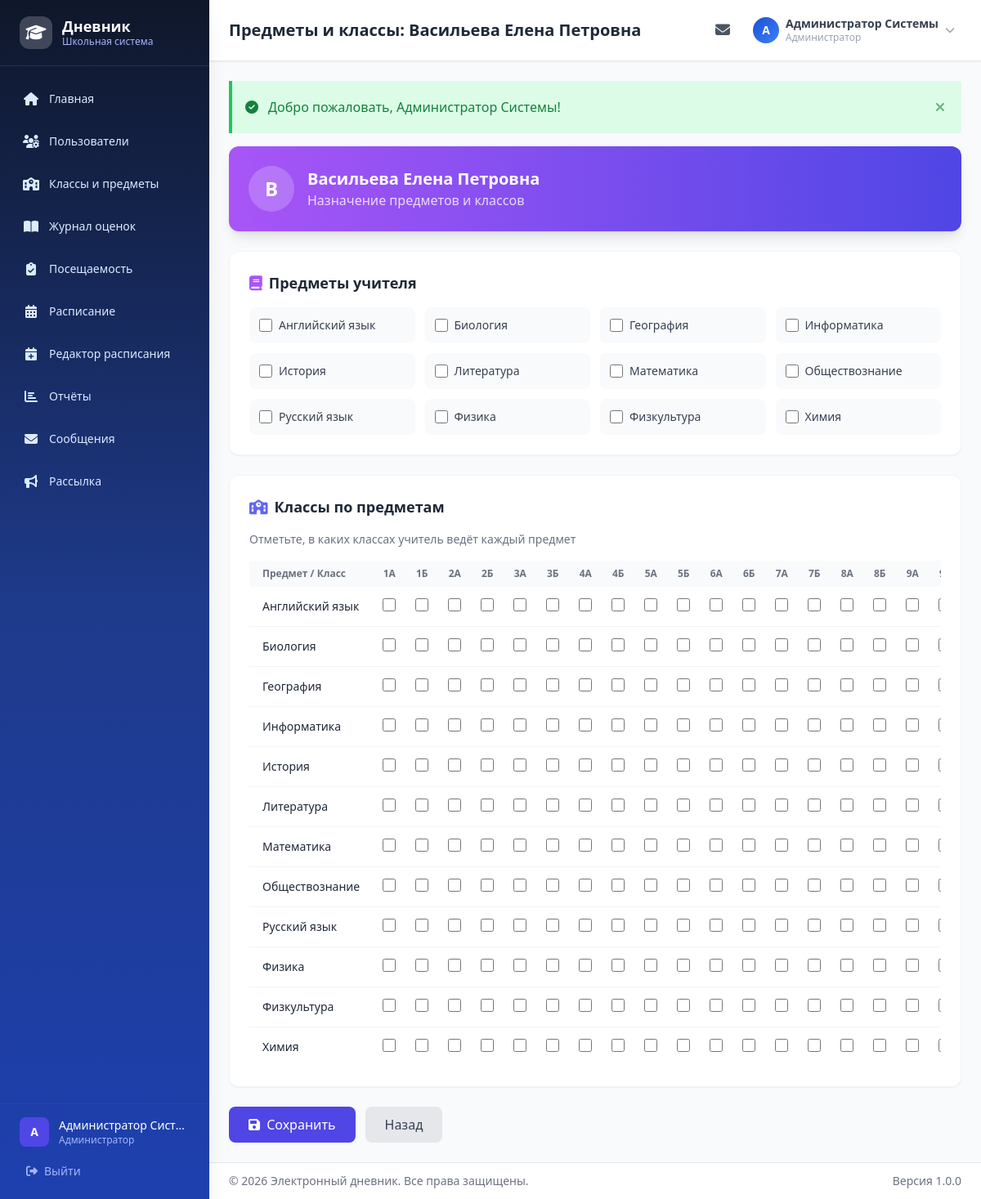
The app's page /users/teacher-subjects/39 (signed in), older data.
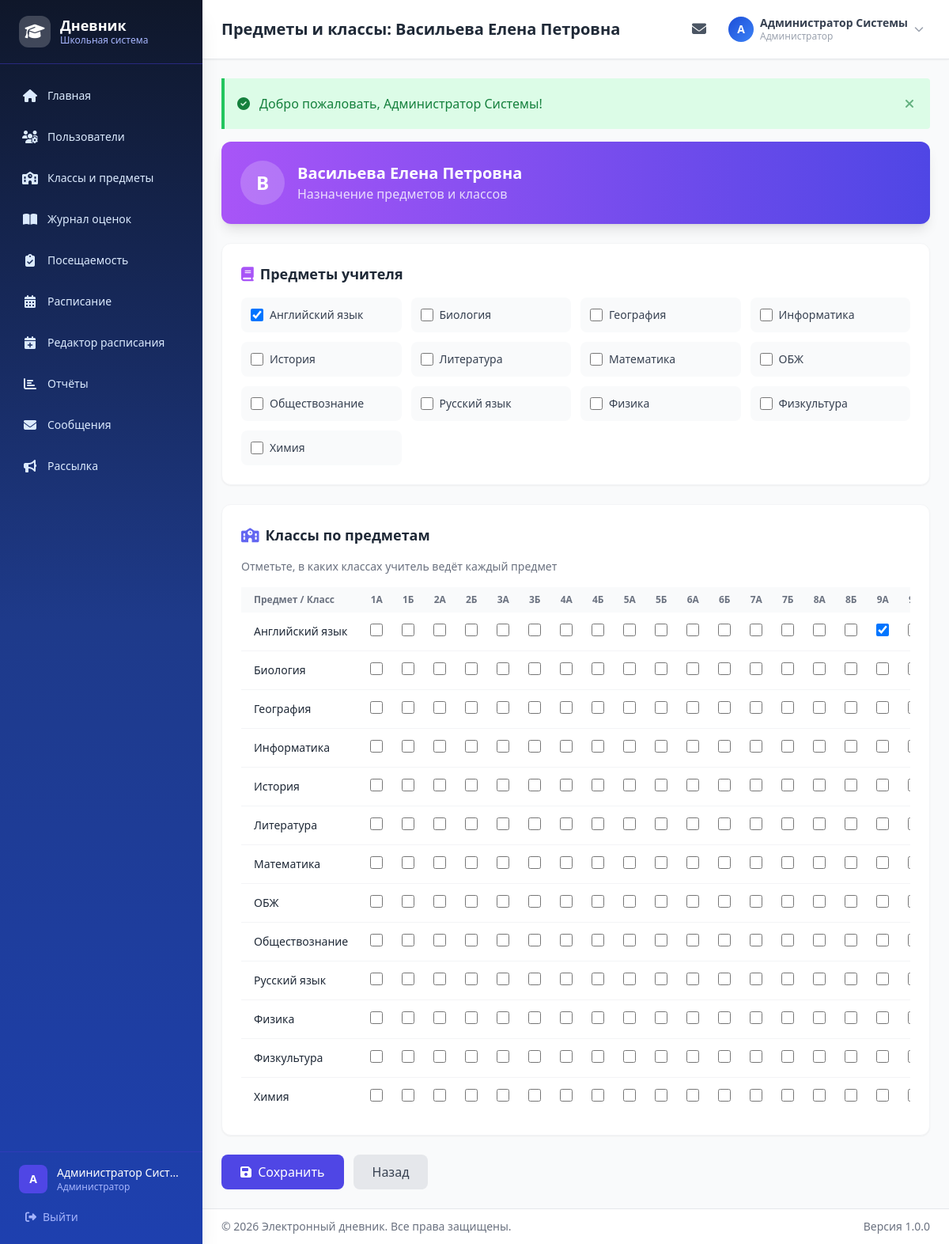
The same page, newer data.
### tables this page shows
CREATE TABLE `subjects` (
  `id` int NOT NULL,
  `name` varchar(100) NOT NULL
);

CREATE TABLE `classes` (
  `id` int NOT NULL,
  `name` varchar(10) NOT NULL,
  `year` int NOT NULL,
  `class_teacher_id` int DEFAULT NULL
);

### controllers/UserController.php (called while the page is built, shortened)
<?php
class UserController {
    private $teacherModel;
    private $classModel;
    private $subjectModel;
    public function __construct() {
        require_once __DIR__ . '/../models/Teacher.php';
        require_once __DIR__ . '/../models/ClassModel.php';
        require_once __DIR__ . '/../models/Subject.php';
        $this->teacherModel = new Teacher();
        $this->classModel = new ClassModel();
        $this->subjectModel = new Subject();
    }
    public function teacherSubjects($teacherId) {
        $teacher = $this->teacherModel->findById($teacherId);
        $subjects = $this->subjectModel->getAll();
        $classes = $this->classModel->getAll(currentAcademicYear());
        $teacherSubjects = $this->teacherModel->getSubjects($teacherId);
        $teacherClassSubjects = $this->teacherModel->getClassSubjects($teacherId);
        $teacherSubjectIds = array_column($teacherSubjects, 'id');
        $classSubjectMap = [];
        foreach ($teacherClassSubjects as $tcs) {
            $classSubjectMap[$tcs['subject_id'] . '_' . $tcs['class_id']] = true;
        }
        require __DIR__ . '/../views/layout/header.php';
        require __DIR__ . '/../views/users/teacher-subjects.php';
        require __DIR__ . '/../views/layout/footer.php';
    }
}

### config/database.php (called while the page is built, shortened)
<?php
function getDB() {
    static $pdo = null;
    if ($pdo === null) {
        $dsn = sprintf(
            'mysql:host=%s;port=%s;dbname=%s;charset=%s',
            DB_HOST, DB_PORT, DB_NAME, DB_CHARSET
        );
        $options = [
            PDO::ATTR_ERRMODE            => PDO::ERRMODE_EXCEPTION,
            PDO::ATTR_DEFAULT_FETCH_MODE => PDO::FETCH_ASSOC,
            PDO::ATTR_EMULATE_PREPARES   => false,
            PDO::MYSQL_ATTR_INIT_COMMAND => "SET NAMES " . DB_CHARSET,
        ];
        try {
            $pdo = new PDO($dsn, DB_USER, DB_PASS, $options);
        } catch (PDOException $e) {
            if (defined('APP_DEBUG') && APP_DEBUG) {
                die('Ошибка подключения к БД: ' . $e->getMessage());
            } else {
                die('Ошибка подключения к базе данных.');
            }
        }
    }
    return $pdo;
}

### models/Teacher.php (called while the page is built, shortened)
<?php
class Teacher {
    private $db;
    public function __construct() {
        $this->db = getDB();
    }
    public function findById($id) {
        $stmt = $this->db->prepare("
            SELECT t.*, u.full_name, u.email, u.login
            FROM teachers t
            JOIN users u ON t.user_id = u.id
            WHERE t.id = :id
        ");
        $stmt->execute([':id' => $id]);
        return $stmt->fetch();
    }
    public function getSubjects($teacherId) {
        $stmt = $this->db->prepare("
            SELECT s.* FROM subjects s
            JOIN teacher_subjects ts ON s.id = ts.subject_id
            WHERE ts.teacher_id = :teacher_id
            ORDER BY s.name
        ");
        $stmt->execute([':teacher_id' => $teacherId]);
        return $stmt->fetchAll();
    }
}

### models/Subject.php (called while the page is built, shortened)
<?php
class Subject {
    private $db;
    public function __construct() {
        $this->db = getDB();
    }
    public function getAll() {
        $stmt = $this->db->query("SELECT * FROM subjects ORDER BY name");
        return $stmt->fetchAll();
    }
}

### models/ClassModel.php (called while the page is built, shortened)
<?php
class ClassModel {
    private $db;
    public function __construct() {
        $this->db = getDB();
    }
    public function getAll($year = null) {
        $sql = "
            SELECT c.*, u.full_name as teacher_name,
                   (SELECT COUNT(*) FROM students s
                    JOIN users us ON s.user_id = us.id
                    WHERE s.class_id = c.id AND us.is_active = 1) as student_count
            FROM classes c
            LEFT JOIN teachers t ON c.class_teacher_id = t.id
            LEFT JOIN users u ON t.user_id = u.id
        ";
        $params = [];
        if ($year) {
            $sql .= " WHERE c.year = :year";
            $params[':year'] = $year;
        }
        $sql .= " ORDER BY CAST(REGEXP_SUBSTR(c.name, '^[0-9]+') AS UNSIGNED) ASC, c.name ASC";
        $stmt = $this->db->prepare($sql);
        $stmt->execute($params);
        return $stmt->fetchAll();
    }
}

### views/users/teacher-subjects.php (the view, shortened to what the changed rows need)
<div class="max-w-4xl mx-auto space-y-6">
    <div class="bg-gradient-to-r from-purple-500 to-indigo-600 rounded-xl p-6 text-white shadow-lg">
        <div class="flex items-center gap-4">
            <div>
                <h2 class="text-xl font-bold"><?= e($teacher['full_name']) ?></h2>
            </div>
        </div>
    </div>
    <form method="POST" action="<?= url('users/save-teacher-subjects/' . $teacherId) ?>" class="space-y-6">
        <div class="bg-white rounded-xl shadow-sm border border-gray-100 p-6">
            <div class="grid grid-cols-2 md:grid-cols-3 lg:grid-cols-4 gap-3">
                <?php foreach ($subjects as $subj): ?>
                <label class="flex items-center gap-2 p-3 bg-gray-50 rounded-lg cursor-pointer hover:bg-gray-100 transition">
                    <input type="checkbox" name="subjects[]" value="<?= $subj['id'] ?>"
                           <?= in_array($subj['id'], $teacherSubjectIds) ? 'checked' : '' ?>
                           class="w-4 h-4 text-indigo-600 border-gray-300 rounded focus:ring-indigo-500">
                    <span class="text-sm font-medium text-gray-700"><?= e($subj['name']) ?></span>
                </label>
                <?php endforeach; ?>
            </div>
        </div>
        <div class="bg-white rounded-xl shadow-sm border border-gray-100 p-6">
            <div class="overflow-x-auto">
                <table class="w-full">
                    <thead class="bg-gray-50">
                        <tr>
                            <th class="px-4 py-2 text-left text-xs font-semibold text-gray-500">Предмет / Класс</th>
                            <?php foreach ($classes as $cls): ?>
                            <th class="px-3 py-2 text-center text-xs font-semibold text-gray-500"><?= e($cls['name']) ?></th>
                            <?php endforeach; ?>
                        </tr>
                    </thead>
                    <tbody class="divide-y divide-gray-100">
                        <?php foreach ($subjects as $subj): ?>
                        <tr class="hover:bg-gray-50">
                            <td class="px-4 py-3 font-medium text-sm text-gray-800"><?= e($subj['name']) ?></td>
                            <?php foreach ($classes as $cls):
                                $key = $subj['id'] . '_' . $cls['id'];
                                $checked = isset($classSubjectMap[$key]);
                            ?>
                            <td class="px-3 py-3 text-center">
                                <input type="checkbox" name="cs_<?= $subj['id'] ?>_<?= $cls['id'] ?>" value="1"
                                       <?= $checked ? 'checked' : '' ?>
                                       class="w-4 h-4 text-indigo-600 border-gray-300 rounded focus:ring-indigo-500 cursor-pointer">
                            </td>
                            <?php endforeach; ?>
                        </tr>
                        <?php endforeach; ?>
                    </tbody>
                </table>
            </div>
        </div>
    </form>
</div>

### views/layout/sidebar.php (shortened to what the changed rows need)
<?php
$role = currentRole();
$currentRoute = isset($_GET['route']) ? trim($_GET['route'], '/') : 'dashboard';
function isActive($route) {
    global $currentRoute;
    $current = trim($currentRoute, '/');
    $target  = trim($route, '/');
    if (strpos($target, '/') !== false) {
        return $current === $target;
    }
    $parts = explode('/', $current);
    return ($parts[0] ?? '') === $target;
}
function activeClass($route) {
    return isActive($route)
        ? 'bg-white/10 text-white shadow-md'
        : 'text-blue-100 hover:bg-white/10 hover:text-white';
}
$menuItems = [];
$menuItems[] = ['url' => 'dashboard', 'icon' => 'fa-home', 'label' => 'Главная'];
switch ($role) {
    case 'admin':
        $menuItems[] = ['url' => 'users', 'icon' => 'fa-users-cog', 'label' => 'Пользователи'];
        $menuItems[] = ['url' => 'users/classes', 'icon' => 'fa-school', 'label' => 'Классы и предметы'];
        $menuItems[] = ['url' => 'grades/journal', 'icon' => 'fa-book-open', 'label' => 'Журнал оценок'];
        $menuItems[] = ['url' => 'attendance/mark', 'icon' => 'fa-clipboard-check', 'label' => 'Посещаемость'];
        $menuItems[] = ['url' => 'schedule/view', 'icon' => 'fa-calendar-alt', 'label' => 'Расписание'];
        $menuItems[] = ['url' => 'schedule/edit', 'icon' => 'fa-calendar-plus', 'label' => 'Редактор расписания'];
        $menuItems[] = ['url' => 'reports', 'icon' => 'fa-chart-bar', 'label' => 'Отчёты'];
        $menuItems[] = ['url' => 'messages/inbox', 'icon' => 'fa-envelope', 'label' => 'Сообщения'];
        $menuItems[] = ['url' => 'messages/broadcast', 'icon' => 'fa-bullhorn', 'label' => 'Рассылка'];
        break;
}
?>
<aside id="sidebar" class="fixed inset-y-0 left-0 w-64 bg-gradient-to-b from-slate-900 via-blue-900 to-blue-800 transform -translate-x-full lg:translate-x-0 transition-transform duration-300 ease-in-out z-50 flex flex-col shadow-xl">
    <div class="flex items-center gap-3 px-6 py-5 border-b border-indigo-700/50">
        <div>
            <h2 class="text-white font-bold text-lg leading-tight">Дневник</h2>
        </div>
    </div>
    <nav class="flex-1 px-3 py-4 overflow-y-auto">
        <ul class="space-y-1">
            <?php foreach ($menuItems as $item): ?>
            <li>
                <a href="<?= url($item['url']) ?>"
                   class="flex items-center gap-3 px-4 py-3 rounded-xl text-sm font-medium transition-all duration-200 <?= activeClass($item['url']) ?>">
                    <i class="fas <?= $item['icon'] ?> w-5 text-center text-base"></i>
                    <span><?= e($item['label']) ?></span>
                </a>
            </li>
            <?php endforeach; ?>
        </ul>
    </nav>
</aside>

### includes/helpers.php (shortened to what the changed rows need)
<?php
function url($route = '') {
    $base = rtrim(BASE_URL, '/');
    return $base . '/' . ltrim($route, '/');
}
function e($string) {
    return htmlspecialchars($string ?? '', ENT_QUOTES, 'UTF-8');
}
function getFlash($type) {
    $message = $_SESSION['flash'][$type] ?? null;
    return $message;
}
function renderFlashMessages() {
    $types = [
        'success' => ['bg-green-100 border-green-500 text-green-700', 'fa-check-circle'],
        'error'   => ['bg-red-100 border-red-500 text-red-700', 'fa-exclamation-circle'],
        'warning' => ['bg-yellow-100 border-yellow-500 text-yellow-700', 'fa-exclamation-triangle'],
        'info'    => ['bg-blue-100 border-blue-500 text-blue-700', 'fa-info-circle'],
    ];
    foreach ($types as $type => $config) {
        $message = getFlash($type);
        if ($message) {
            echo '<div class="flash-message border-l-4 p-4 mb-4 rounded-r ' . $config[0] . '" role="alert">';
            echo '<div class="flex items-center">';
            echo '<i class="fas ' . $config[1] . ' mr-3"></i>';
            echo '<p>' . e($message) . '</p>';
            echo '<button onclick="this.parentElement.parentElement.remove()" class="ml-auto">';
            echo '<i class="fas fa-times"></i></button>';
            echo '</div></div>';
        }
    }
}
function currentAcademicYear() {
    $month = (int)date('m');
    $year = (int)date('Y');
    return ($month >= 9) ? $year : $year - 1;
}

Row changes from the older to the newer data that the page shows:
computed for subjects "Английский язык": id "☐" → "☑"
added subjects: name "ОБЖ"
